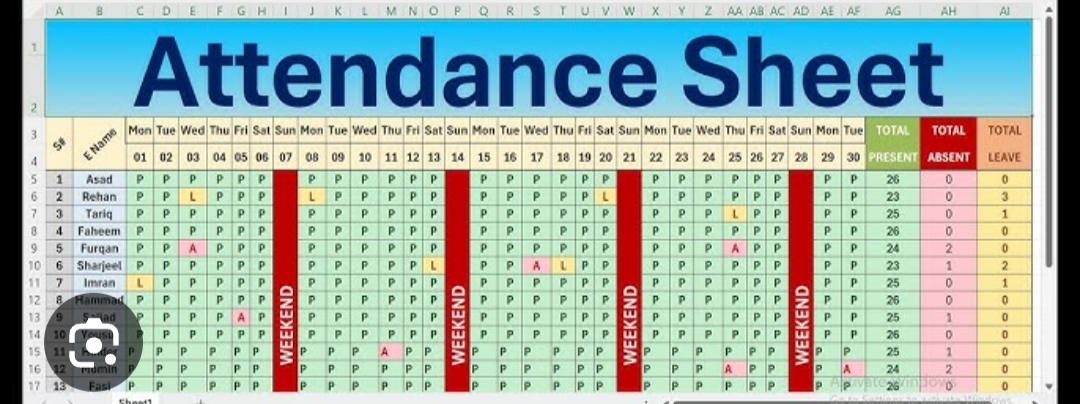
#> input picture backend/test_attendance.jpg, 1080 x 404 px
$ python -i attendance_ocr.py   (imports and definitions only)
#> lines starting #> are read from the running program, lines starting #| are printed output that depends on the picture; after the words box and inside, x2 and y2 are one past the last pixel; in counts of white or black regions, pixels touching at a corner belong together
import os
import cv2
import pytesseract

# Was hardcoded to a Windows-only path (C:\Program Files\Tesseract-OCR\...),
# which meant this silently threw on any non-Windows host (Linux/macOS
# servers, containers, etc.) — pytesseract already finds a `tesseract` on
# PATH by default, so only override it if TESSERACT_CMD is explicitly set.
_tesseract_cmd = os.environ.get("TESSERACT_CMD")
if _tesseract_cmd:
    pytesseract.pytesseract.tesseract_cmd = _tesseract_cmd

def preprocess_image(image_path: str):
#> called with image_path = '../../test_attendance.jpg'
    img = cv2.imread(image_path)
#> img is the input picture: shape (404, 1080, 3); mean B, G, R 175.4, 182, 160.6
    if img is None:
        # cv2.imread() returns None instead of raising on an unreadable file
        # (corrupt upload, unsupported format, empty file) — turn that into
        # a real exception with a message that actually explains what went
        # wrong, instead of the caller crashing a few lines later on
        # cv2.cvtColor(None, ...) with a cryptic OpenCV assertion error.
        raise ValueError(f"Could not read image at {image_path} — the file may be corrupt or in an unsupported format.")
    gray = cv2.cvtColor(img, cv2.COLOR_BGR2GRAY)
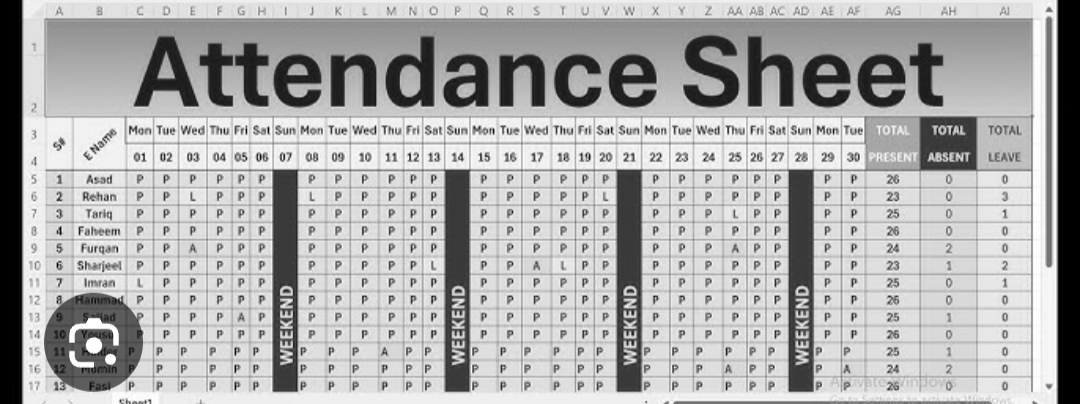
#> gray: shape (404, 1080); min 0, max 255, mean 174.8
    # Upscale small photos before thresholding — Tesseract's accuracy drops
    # sharply on small text, and a phone photo of a printed/handwritten roll
    # sheet downscaled by the browser before upload is a common case here.
    h, w = gray.shape[:2]
#> h = 404; w = 1080
    if max(h, w) < 1600:
        scale = 1600 / max(h, w)
#> scale = 1.48
        gray = cv2.resize(gray, (int(w * scale), int(h * scale)), interpolation=cv2.INTER_CUBIC)
#> gray: shape (598, 1600)
    _, thresh = cv2.threshold(gray, 150, 255, cv2.THRESH_BINARY)
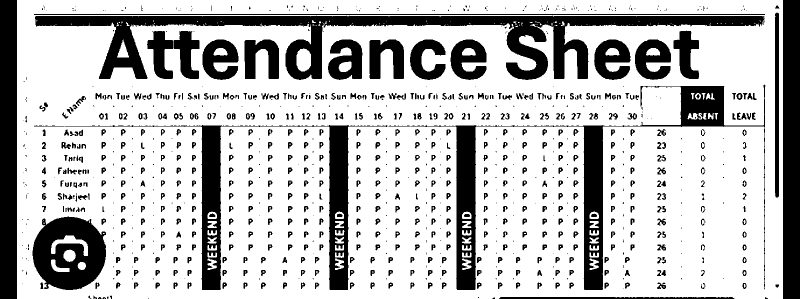
#> thresh: shape (598, 1600) (shown at 1/2 size); 74.8% white; 1030 black regions (407 under 20 px), largest, box (x1, y1, x2, y2) and area: (70, 31, 1529, 160) 47298, (821, 169, 1531, 580) 30575, (130, 250, 775, 580) 23006
    return thresh

# [10 lines left out: function extract_text, not called in this run]
import re

# [47 lines left out: function parse_attendance, not called in this run]

>>> result = preprocess_image('../../test_attendance.jpg')
